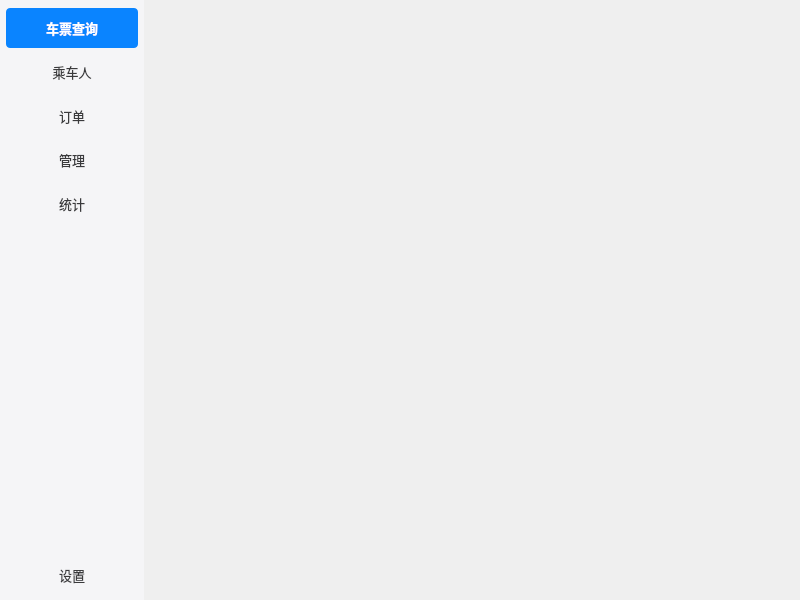
<?xml version="1.0" encoding="UTF-8"?>
<ui version="4.0">
 <class>MainWindow</class>
 <widget class="QMainWindow" name="MainWindow">
  <property name="geometry">
   <rect>
    <x>0</x>
    <y>0</y>
    <width>800</width>
    <height>600</height>
   </rect>
  </property>
  <property name="font">
   <font>
    <family>.AppleSystemUIFont</family>
   </font>
  </property>
  <property name="windowTitle">
   <string>MainWindow</string>
  </property>
  <widget class="QWidget" name="centralwidget">
   <layout class="QHBoxLayout" name="horizontalLayout">
    <property name="leftMargin">
     <number>0</number>
    </property>
    <property name="topMargin">
     <number>0</number>
    </property>
    <property name="rightMargin">
     <number>0</number>
    </property>
    <property name="bottomMargin">
     <number>0</number>
    </property>
    <item>
     <widget class="QWidget" name="navWidget" native="true">
      <property name="minimumSize">
       <size>
        <width>108</width>
        <height>0</height>
       </size>
      </property>
      <property name="maximumSize">
       <size>
        <width>144</width>
        <height>16777215</height>
       </size>
      </property>
      <property name="styleSheet">
       <string notr="true">QWidget#navWidget {
    background-color: #F5F5F7;
}

QToolButton {
    background-color: transparent;
    border: none;
    border-radius: 4px;

    padding: 8px 12px;

    color: #3A3A3C;
    font-size: 13px;
    text-align: left;
}

QToolButton:hover {
    background-color: #E8E8ED;
    color: #3A3A3C;
}

QToolButton:checked {
    background-color: #0A84FF;
    color: white;
    font-weight: 600;
}

QToolButton:checked:hover {
    background-color: #0A84FF;
    color: white;
}

QToolButton:pressed {
    background-color: #0071E3;
    color: white;
}</string>
      </property>
      <layout class="QVBoxLayout" name="verticalLayout">
       <property name="spacing">
        <number>4</number>
       </property>
       <property name="leftMargin">
        <number>6</number>
       </property>
       <property name="topMargin">
        <number>8</number>
       </property>
       <property name="rightMargin">
        <number>6</number>
       </property>
       <property name="bottomMargin">
        <number>5</number>
       </property>
       <item>
        <widget class="QToolButton" name="btnQuery">
         <property name="sizePolicy">
          <sizepolicy hsizetype="Expanding" vsizetype="Fixed">
           <horstretch>0</horstretch>
           <verstretch>0</verstretch>
          </sizepolicy>
         </property>
         <property name="minimumSize">
          <size>
           <width>60</width>
           <height>40</height>
          </size>
         </property>
         <property name="text">
          <string>车票查询</string>
         </property>
         <property name="checkable">
          <bool>true</bool>
         </property>
         <property name="checked">
          <bool>true</bool>
         </property>
         <property name="autoExclusive">
          <bool>true</bool>
         </property>
         <property name="toolButtonStyle">
          <enum>Qt::ToolButtonStyle::ToolButtonTextBesideIcon</enum>
         </property>
        </widget>
       </item>
       <item>
        <widget class="QToolButton" name="btnPassenger">
         <property name="sizePolicy">
          <sizepolicy hsizetype="Expanding" vsizetype="Fixed">
           <horstretch>0</horstretch>
           <verstretch>0</verstretch>
          </sizepolicy>
         </property>
         <property name="minimumSize">
          <size>
           <width>60</width>
           <height>40</height>
          </size>
         </property>
         <property name="text">
          <string>乘车人</string>
         </property>
         <property name="checkable">
          <bool>true</bool>
         </property>
         <property name="autoExclusive">
          <bool>true</bool>
         </property>
         <property name="toolButtonStyle">
          <enum>Qt::ToolButtonStyle::ToolButtonTextBesideIcon</enum>
         </property>
        </widget>
       </item>
       <item>
        <widget class="QToolButton" name="btnOrder">
         <property name="sizePolicy">
          <sizepolicy hsizetype="Expanding" vsizetype="Fixed">
           <horstretch>0</horstretch>
           <verstretch>0</verstretch>
          </sizepolicy>
         </property>
         <property name="minimumSize">
          <size>
           <width>60</width>
           <height>40</height>
          </size>
         </property>
         <property name="text">
          <string>订单</string>
         </property>
         <property name="checkable">
          <bool>true</bool>
         </property>
         <property name="autoExclusive">
          <bool>true</bool>
         </property>
         <property name="toolButtonStyle">
          <enum>Qt::ToolButtonStyle::ToolButtonTextBesideIcon</enum>
         </property>
        </widget>
       </item>
       <item>
        <widget class="QToolButton" name="btnAdmin">
         <property name="sizePolicy">
          <sizepolicy hsizetype="Expanding" vsizetype="Fixed">
           <horstretch>0</horstretch>
           <verstretch>0</verstretch>
          </sizepolicy>
         </property>
         <property name="minimumSize">
          <size>
           <width>60</width>
           <height>40</height>
          </size>
         </property>
         <property name="text">
          <string>管理</string>
         </property>
         <property name="checkable">
          <bool>true</bool>
         </property>
         <property name="autoExclusive">
          <bool>true</bool>
         </property>
         <property name="toolButtonStyle">
          <enum>Qt::ToolButtonStyle::ToolButtonTextBesideIcon</enum>
         </property>
        </widget>
       </item>
       <item>
        <widget class="QToolButton" name="btnStatistics">
         <property name="sizePolicy">
          <sizepolicy hsizetype="Expanding" vsizetype="Fixed">
           <horstretch>0</horstretch>
           <verstretch>0</verstretch>
          </sizepolicy>
         </property>
         <property name="minimumSize">
          <size>
           <width>60</width>
           <height>40</height>
          </size>
         </property>
         <property name="text">
          <string>统计</string>
         </property>
         <property name="checkable">
          <bool>true</bool>
         </property>
         <property name="autoExclusive">
          <bool>true</bool>
         </property>
         <property name="toolButtonStyle">
          <enum>Qt::ToolButtonStyle::ToolButtonTextBesideIcon</enum>
         </property>
        </widget>
       </item>
       <item>
        <spacer name="verticalSpacer">
         <property name="orientation">
          <enum>Qt::Orientation::Vertical</enum>
         </property>
         <property name="sizeHint" stdset="0">
          <size>
           <width>20</width>
           <height>40</height>
          </size>
         </property>
        </spacer>
       </item>
       <item>
        <widget class="QToolButton" name="btnSettings">
         <property name="sizePolicy">
          <sizepolicy hsizetype="Expanding" vsizetype="Fixed">
           <horstretch>0</horstretch>
           <verstretch>0</verstretch>
          </sizepolicy>
         </property>
         <property name="minimumSize">
          <size>
           <width>60</width>
           <height>40</height>
          </size>
         </property>
         <property name="text">
          <string>设置</string>
         </property>
         <property name="checkable">
          <bool>true</bool>
         </property>
         <property name="autoExclusive">
          <bool>true</bool>
         </property>
         <property name="toolButtonStyle">
          <enum>Qt::ToolButtonStyle::ToolButtonTextBesideIcon</enum>
         </property>
        </widget>
       </item>
      </layout>
     </widget>
    </item>
    <item>
     <widget class="QStackedWidget" name="stackedWidget">
      <property name="enabled">
       <bool>true</bool>
      </property>
      <property name="minimumSize">
       <size>
        <width>0</width>
        <height>0</height>
       </size>
      </property>
      <property name="maximumSize">
       <size>
        <width>16777215</width>
        <height>16777215</height>
       </size>
      </property>
      <property name="currentIndex">
       <number>4</number>
      </property>
      <widget class="QWidget" name="pageQuery"/>
      <widget class="QWidget" name="pagePassenger"/>
      <widget class="QWidget" name="pageOrder"/>
      <widget class="QWidget" name="pageAdmin"/>
      <widget class="QWidget" name="pageStatistics"/>
      <widget class="QWidget" name="pageSettings"/>
     </widget>
    </item>
   </layout>
  </widget>
  <widget class="QMenuBar" name="menubar">
   <property name="geometry">
    <rect>
     <x>0</x>
     <y>0</y>
     <width>800</width>
     <height>37</height>
    </rect>
   </property>
  </widget>
 </widget>
 <resources/>
 <connections/>
</ui>
